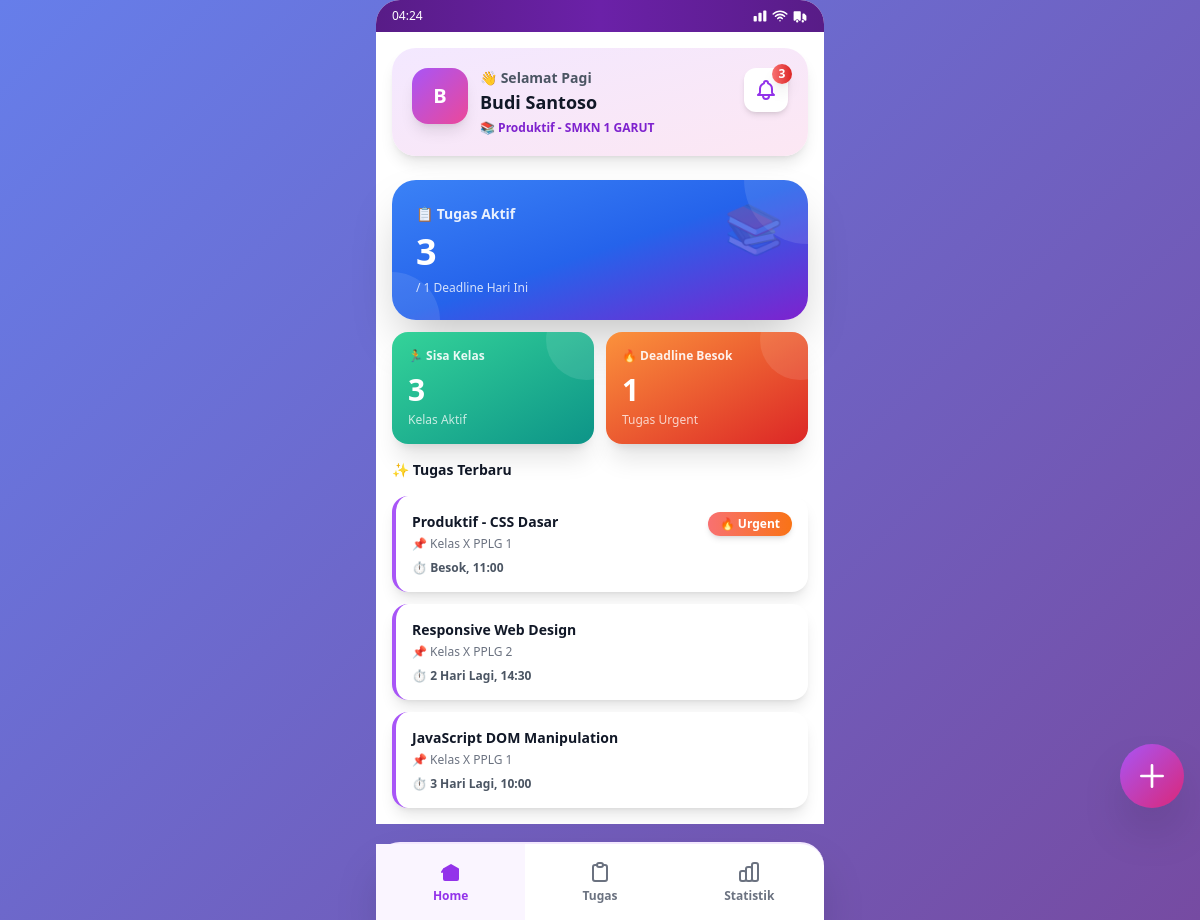
/dashboard.php (signed in), run on the app's committed database.
### tables this page shows
CREATE TABLE IF NOT EXISTS users (
    id INT PRIMARY KEY AUTO_INCREMENT,
    username VARCHAR(100) UNIQUE NOT NULL,
    password VARCHAR(255) NOT NULL,
    full_name VARCHAR(150) NOT NULL,
    role ENUM('teacher', 'student') NOT NULL,
    class_id INT,
    created_at TIMESTAMP DEFAULT CURRENT_TIMESTAMP
);

CREATE TABLE IF NOT EXISTS tasks (
    id INT PRIMARY KEY AUTO_INCREMENT,
    title VARCHAR(200) NOT NULL,
    description LONGTEXT NOT NULL,
    class_id INT NOT NULL,
    deadline_text VARCHAR(100) NOT NULL,
    lesson_hour INT NOT NULL,
    attachment_path VARCHAR(255),
    is_urgent BOOLEAN DEFAULT FALSE,
    created_at TIMESTAMP DEFAULT CURRENT_TIMESTAMP,
    teacher_id INT NOT NULL,
    FOREIGN KEY (class_id) REFERENCES classes(id),
    FOREIGN KEY (teacher_id) REFERENCES users(id)
);

CREATE TABLE IF NOT EXISTS classes (
    id INT PRIMARY KEY AUTO_INCREMENT,
    class_name VARCHAR(50) NOT NULL UNIQUE,
    created_at TIMESTAMP DEFAULT CURRENT_TIMESTAMP
);

### config.php (called while the page is built, shortened)
<?php
function isLoggedIn() {
    return isset($_SESSION['user_id']);
}
function getCurrentUser($pdo) {
    $stmt = $pdo->prepare('SELECT * FROM users WHERE id = ?');
    $stmt->execute([$_SESSION['user_id']]);
    return $stmt->fetch();
}
?>

### dashboard.php (the view, shortened to what this page needs)
<?php
require_once 'config.php';
$user = getCurrentUser($pdo);
$page = $_GET['page'] ?? 'home';
$stmt = $pdo->prepare('SELECT * FROM classes ORDER BY class_name');
$stmt->execute();
$classes = $stmt->fetchAll();
$stmt = $pdo->prepare('SELECT t.*, c.class_name FROM tasks t JOIN classes c ON t.class_id = c.id WHERE t.teacher_id = ? ORDER BY t.created_at DESC');
$stmt->execute([$_SESSION['user_id']]);
$tasks = $stmt->fetchAll();
$totalTasks = count($tasks);
$totalClasses = count($classes);
$urgentTasks = count(array_filter($tasks, fn($t) => $t['is_urgent']));
$recentTasks = array_slice($tasks, 0, 3);
?>
<!DOCTYPE html>
<html lang="id">
<head>
    <script src="https://cdn.tailwindcss.com"></script>
</head>
<body>
    <div class="flex justify-center min-h-screen pb-24">
        <div class="w-full max-w-md bg-white relative rounded-t-3xl">
            <div class="bg-gradient-to-r from-purple-900 via-purple-800 to-purple-900 text-white px-4 py-2 flex justify-between items-center text-xs rounded-t-3xl">
                <span id="clock">09:30</span>
                <div class="flex gap-1">
                    <svg class="w-4 h-4" fill="currentColor" viewBox="0 0 20 20"><path d="M2 11a1 1 0 011-1h2a1 1 0 011 1v5a1 1 0 01-1 1H3a1 1 0 01-1-1v-5zM8 7a1 1 0 011-1h2a1 1 0 011 1v9a1 1 0 01-1 1H9a1 1 0 01-1-1V7zM14 4a1 1 0 011-1h2a1 1 0 011 1v12a1 1 0 01-1 1h-2a1 1 0 01-1-1V4z"/></svg>
                </div>
            </div>
            <div class="px-4 pt-4 pb-4">
                <?php if ($page === 'home'): ?>
                    <div class="space-y-4">
                        <div class="flex items-start justify-between mb-6 bg-gradient-to-br from-purple-100 to-pink-100 rounded-3xl p-5 shadow-lg">
                            <div class="flex items-start gap-3">
                                <div class="w-14 h-14 bg-gradient-to-br from-purple-500 to-pink-500 rounded-2xl flex items-center justify-center text-white font-bold text-xl shadow-lg">
                                    <?php echo strtoupper(substr($user['full_name'], 0, 1)); ?>
                                </div>
                                <div>
                                    <p class="text-sm font-bold text-gray-600">👋 Selamat Pagi</p>
                                    <p class="text-lg font-bold text-gray-900"><?php echo htmlspecialchars($user['full_name']); ?></p>
                                    <p class="text-xs text-purple-700 font-semibold mt-1">📚 Produktif - SMKN 1 GARUT</p>
                                </div>
                            </div>
                            <div class="relative">
                                <button class="relative w-11 h-11 bg-white rounded-xl flex items-center justify-center hover:bg-gray-100 transition shadow-md">
                                    <div class="absolute -top-1 -right-1 w-5 h-5 bg-gradient-to-r from-red-400 to-red-600 rounded-full text-white text-xs flex items-center justify-center font-bold shadow-lg badge-pulse">3</div>
                                </button>
                            </div>
                        </div>
                        <div class="space-y-3">
                            <div class="bg-gradient-to-br from-blue-500 via-blue-600 to-purple-700 rounded-3xl p-6 text-white shadow-2xl card-hover relative overflow-hidden">
                                <div class="absolute top-0 right-0 w-32 h-32 bg-white opacity-10 rounded-full -mr-16 -mt-16"></div>
                                <div class="absolute bottom-0 left-0 w-24 h-24 bg-white opacity-10 rounded-full -ml-12 -mb-12"></div>
                                <div class="flex justify-between items-start relative z-10">
                                    <div>
                                        <p class="text-sm opacity-90 mb-2 font-semibold">📋 Tugas Aktif</p>
                                        <p class="text-4xl font-bold"><?php echo $totalTasks; ?></p>
                                        <p class="text-xs opacity-80 mt-2">/ 1 Deadline Hari Ini</p>
                                    </div>
                                    <div class="text-5xl opacity-20">📚</div>
                                </div>
                            </div>
                            <div class="grid grid-cols-2 gap-3">
                                <div class="bg-gradient-to-br from-emerald-400 to-teal-600 rounded-2xl p-4 text-white shadow-xl card-hover relative overflow-hidden">
                                    <div class="absolute top-0 right-0 w-20 h-20 bg-white opacity-10 rounded-full -mr-8 -mt-8"></div>
                                    <p class="text-xs font-semibold mb-2 opacity-90">🏃 Sisa Kelas</p>
                                    <p class="text-3xl font-bold relative z-10"><?php echo $totalClasses; ?></p>
                                    <p class="text-xs opacity-75 mt-1">Kelas Aktif</p>
                                </div>
                                <div class="bg-gradient-to-br from-orange-400 to-red-600 rounded-2xl p-4 text-white shadow-xl card-hover relative overflow-hidden">
                                    <div class="absolute top-0 right-0 w-20 h-20 bg-white opacity-10 rounded-full -mr-8 -mt-8"></div>
                                    <p class="text-xs font-semibold mb-2 opacity-90">🔥 Deadline Besok</p>
                                    <p class="text-3xl font-bold relative z-10"><?php echo $urgentTasks; ?></p>
                                    <p class="text-xs opacity-75 mt-1">Tugas Urgent</p>
                                </div>
                            </div>
                        </div>
                        <div class="mt-8">
                            <p class="text-sm font-bold text-gray-900 mb-4 flex items-center gap-2">✨ Tugas Terbaru</p>
                            <div class="space-y-3">
                                <?php foreach ($recentTasks as $t):
                                ?>
                                <a href="dashboard.php?page=detail_task&id=<?php echo $t['id']; ?>" class="block bg-white rounded-2xl p-4 shadow-lg card-hover border-l-4 border-purple-500">
                                    <div class="flex justify-between items-start mb-2">
                                        <div class="flex-grow">
                                            <h3 class="font-bold text-gray-900 text-sm"><?php echo htmlspecialchars($t['title']); ?></h3>
                                            <p class="text-xs text-gray-500 mt-1">📌 Kelas <?php echo htmlspecialchars($t['class_name']); ?></p>
                                        </div>
                                        <?php if ($t['is_urgent']): ?>
                                        <span class="text-xs bg-gradient-to-r from-red-400 to-orange-500 text-white px-3 py-1 rounded-full ml-2 font-semibold shadow-md">🔥 Urgent</span>
                                        <?php endif; ?>
                                    </div>
                                    <p class="text-xs text-gray-600 font-semibold">⏱️ <?php echo htmlspecialchars($t['deadline_text']); ?></p>
                                </a>
                                <?php endforeach; ?>
                            </div>
                        </div>
                    </div>
                    <a href="dashboard.php?page=create_task" class="fixed bottom-28 right-4 bg-gradient-to-br from-purple-500 to-pink-600 hover:from-purple-600 hover:to-pink-700 text-white rounded-full w-16 h-16 flex items-center justify-center shadow-2xl active:scale-95 transition-all transform hover:scale-110 duration-300">
                        <svg class="w-8 h-8" fill="none" stroke="currentColor" viewBox="0 0 24 24"><path stroke-linecap="round" stroke-linejoin="round" stroke-width="2" d="M12 4v16m8-8H4"/></svg>
                    </a>
                <?php endif; ?>
            </div>
            <div class="fixed bottom-0 left-0 right-0 bg-white border-t-2 border-purple-100 max-w-md mx-auto flex justify-around shadow-2xl rounded-t-3xl">
                <a href="dashboard.php?page=home" class="flex-1 flex flex-col items-center justify-center py-4 <?php echo $page === 'home' ? 'text-purple-600 bg-purple-50' : 'text-gray-500 hover:text-purple-600'; ?> hover:bg-purple-50 transition font-semibold text-xs">
                    <svg class="w-6 h-6 mb-1" fill="<?php echo $page === 'home' ? 'currentColor' : 'none'; ?>" stroke="currentColor" viewBox="0 0 24 24"><path stroke-linecap="round" stroke-linejoin="round" stroke-width="2" d="M3 12l2-3m0 0l7-4 7 4M5 9v10a1 1 0 001 1h12a1 1 0 001-1V9m-9 4l4 2m-6-2l-4-2"/></svg>
                    <span>Home</span>
                </a>
                <a href="dashboard.php?page=task" class="flex-1 flex flex-col items-center justify-center py-4 <?php echo $page === 'task' ? 'text-purple-600 bg-purple-50' : 'text-gray-500 hover:text-purple-600'; ?> hover:bg-purple-50 transition font-semibold text-xs">
                    <svg class="w-6 h-6 mb-1" fill="<?php echo $page === 'task' ? 'currentColor' : 'none'; ?>" stroke="currentColor" viewBox="0 0 24 24"><path stroke-linecap="round" stroke-linejoin="round" stroke-width="2" d="M9 5H7a2 2 0 00-2 2v12a2 2 0 002 2h10a2 2 0 002-2V7a2 2 0 00-2-2h-2M9 5a2 2 0 002 2h2a2 2 0 002-2M9 5a2 2 0 012-2h2a2 2 0 012 2"/></svg>
                    <span>Tugas</span>
                </a>
                <a href="dashboard.php?page=statistik" class="flex-1 flex flex-col items-center justify-center py-4 <?php echo $page === 'statistik' ? 'text-purple-600 bg-purple-50' : 'text-gray-500 hover:text-purple-600'; ?> hover:bg-purple-50 transition font-semibold text-xs">
                    <svg class="w-6 h-6 mb-1" fill="<?php echo $page === 'statistik' ? 'currentColor' : 'none'; ?>" stroke="currentColor" viewBox="0 0 24 24"><path stroke-linecap="round" stroke-linejoin="round" stroke-width="2" d="M9 19v-6a2 2 0 00-2-2H5a2 2 0 00-2 2v6a2 2 0 002 2h2a2 2 0 002-2zm0 0V9a2 2 0 012-2h2a2 2 0 012 2v10m-6 0a2 2 0 002 2h2a2 2 0 002-2m0 0V5a2 2 0 012-2h2a2 2 0 012 2v14a2 2 0 01-2 2h-2a2 2 0 01-2-2z"/></svg>
                    <span>Statistik</span>
                </a>
            </div>
        </div>
    </div>
</body>
</html>

### dashboard.php (style rules this page uses)
body { background: linear-gradient(135deg, #667eea 0%, #764ba2 100%); min-height: 100vh; }
.card-hover { transition: all 0.3s cubic-bezier(0.4, 0, 0.2, 1); }
.badge-pulse { animation: pulse 2s cubic-bezier(0.4, 0, 0.6, 1) infinite; }

### data on the page
users: full_name "B", full_name "Budi Santoso"
tasks: is_urgent "1", title "Produktif - CSS Dasar", class.class_name "X PPLG 1", shows "🔥 Urgent", deadline_text "Besok, 11:00"
tasks: title "Responsive Web Design", class.class_name "X PPLG 2", deadline_text "2 Hari Lagi, 14:30"
tasks: title "JavaScript DOM Manipulation", class.class_name "X PPLG 1", deadline_text "3 Hari Lagi, 10:00"

### other printed values
$totalTasks "3"
$totalClasses "3"
